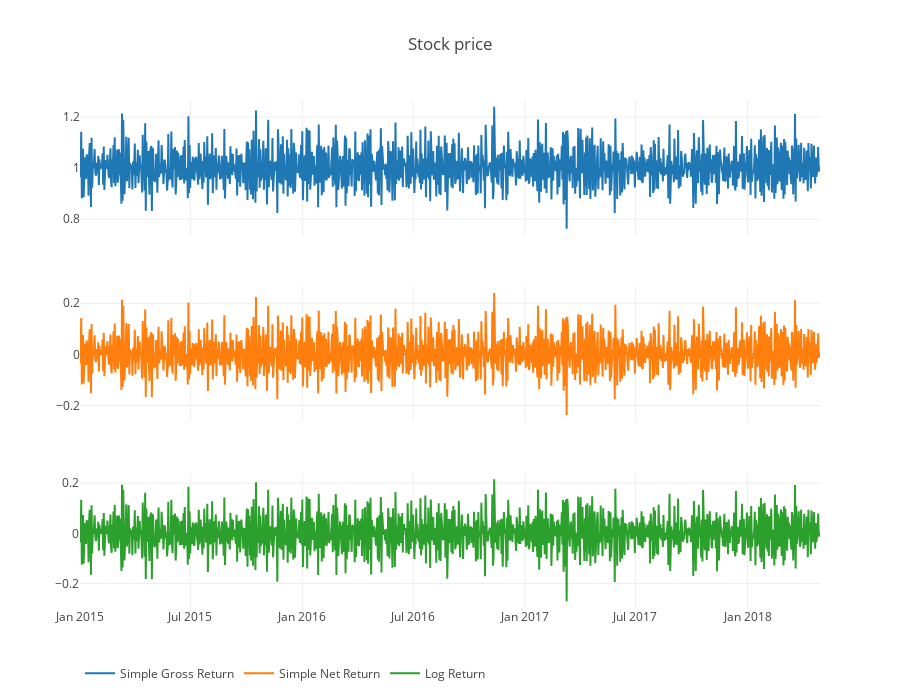

Notebook cell for this chart:
### Code cell
subplotscatter(ts, columns=['Simple Gross Return', 'Simple Net Return', 'Log Return'])

### Figure 1 — Plotly figure (JSON) as saved in the notebook; plotly's stock layout.template omitted (floating-point values rounded to 4 significant figures; data arrays with more than 128 entries replaced by an {"elided": "..."} marker saying what was removed)
{"data": [{"name": "Simple Gross Return", "type": "scatter", "x": {"elided": "1216 str values"}, "xaxis": "x1", "y": {"elided": "1216 float values"}, "yaxis": "y1"}, {"name": "Simple Net Return", "type": "scatter", "x": {"elided": "1216 str values"}, "xaxis": "x1", "y": {"elided": "1216 float values"}, "yaxis": "y2"}, {"name": "Log Return", "type": "scatter", "x": {"elided": "1216 str values"}, "xaxis": "x1", "y": {"elided": "1216 float values"}, "yaxis": "y3"}], "layout": {"height": 700, "legend": {"orientation": "h"}, "title": "Stock price", "xaxis1": {"anchor": "y3", "domain": [0, 1]}, "yaxis1": {"anchor": "free", "domain": [0.7333, 1], "position": 0}, "yaxis2": {"anchor": "free", "domain": [0.3667, 0.6333], "position": 0}, "yaxis3": {"anchor": "x1", "domain": [0, 0.2667]}}}
